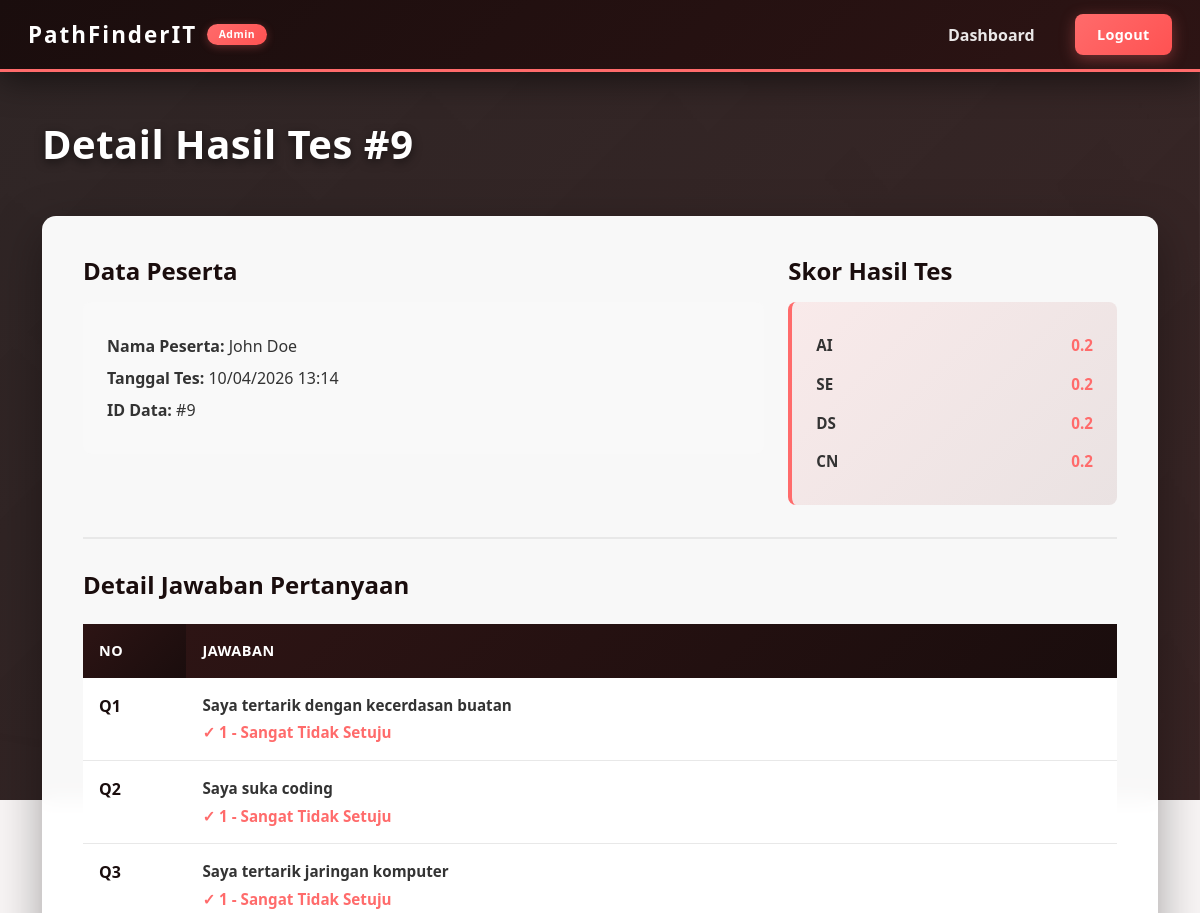
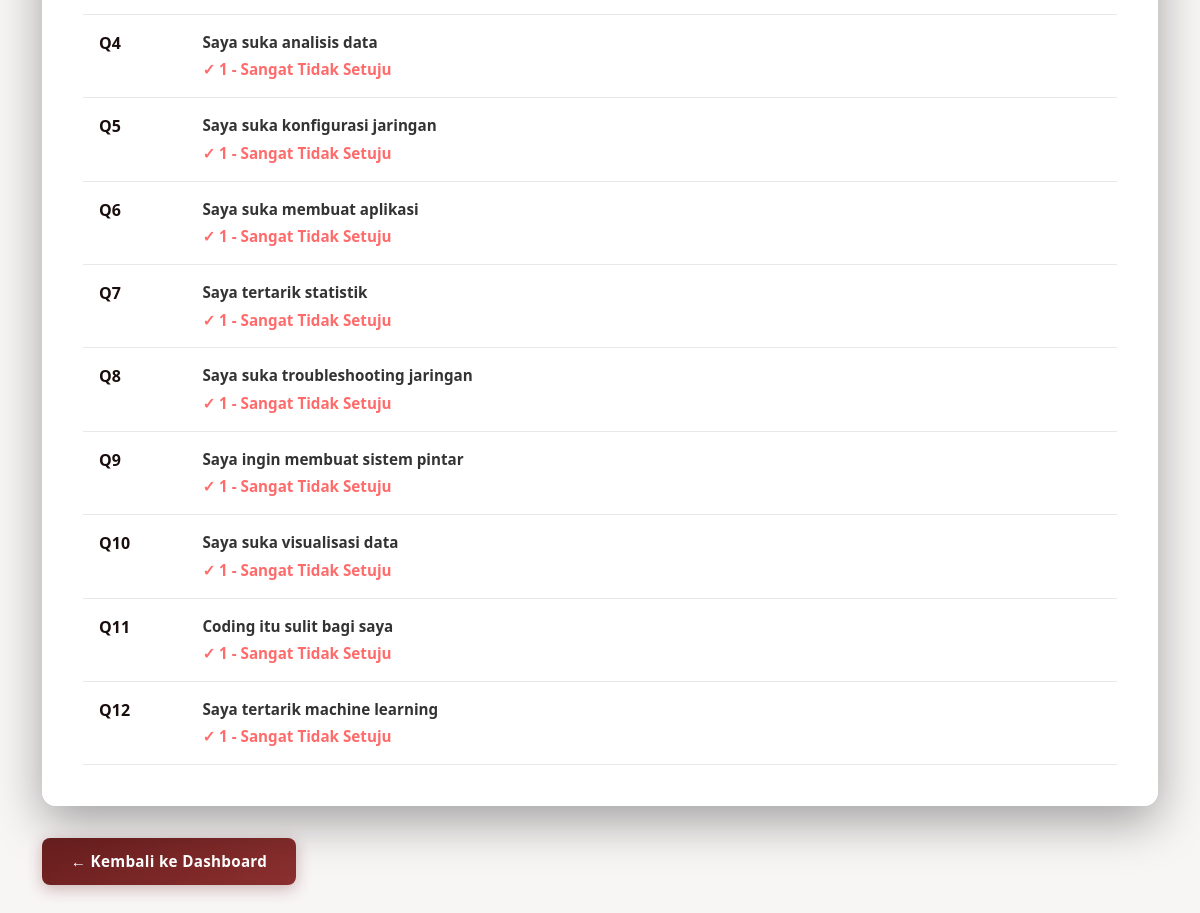
The app's page /admin/detail.php?id=9 (signed in) with its own data (2 pictures, top to bottom).
### tables this page shows
CREATE TABLE `results` (
  `id` int NOT NULL,
  `name` varchar(100) DEFAULT NULL,
  `q1` int DEFAULT NULL,
  `q2` int DEFAULT NULL,
  `q3` int DEFAULT NULL,
  `q4` int DEFAULT NULL,
  `q5` int DEFAULT NULL,
  `q6` int DEFAULT NULL,
  `q7` int DEFAULT NULL,
  `q8` int DEFAULT NULL,
  `q9` int DEFAULT NULL,
  `q10` int DEFAULT NULL,
  `q11` int DEFAULT NULL,
  `q12` int DEFAULT NULL,
  `ai_score` float DEFAULT NULL,
  `se_score` float DEFAULT NULL,
  `ds_score` float DEFAULT NULL,
  `cn_score` float DEFAULT NULL,
  `created_at` timestamp NULL DEFAULT CURRENT_TIMESTAMP
);

### admin/detail.php (the view, shortened to what this page needs)
<?php
include '../config/connection.php';
$id = $_GET['id'];
$query = mysqli_query($conn, "SELECT * FROM results WHERE id='$id'");
$data = mysqli_fetch_assoc($query);
?>
<!DOCTYPE html>
<html>
<head>
    <link href="https://cdn.jsdelivr.net/npm/bootstrap@5.3.0/dist/css/bootstrap.min.css" rel="stylesheet">
    <link rel="stylesheet" href="../assets/style.css">
</head>
<body>
    <div class="admin-page-content">
        <?php include '../components/navbar-admin.php'; ?>
        <div class="admin-page-main">
            <div class="container">
                <h1 class="admin-page-title">Detail Hasil Tes #<?= htmlspecialchars($id) ?></h1>
                <div class="admin-detail-card">
                    <div class="row mb-4">
                        <div class="col-md-8">
                            <h4 style="color: #1a0d0d; font-weight: 700; margin-bottom: 1rem;">Data Peserta</h4>
                            <div style="background: #f9f9f9; padding: 1.5rem; border-radius: 8px; margin-bottom: 2rem;">
                                <p style="margin: 0.5rem 0; color: #333;"><strong>Nama Peserta:</strong> <?= htmlspecialchars($data['name'] ?: 'Tidak diisi') ?></p>
                                <p style="margin: 0.5rem 0; color: #333;"><strong>Tanggal Tes:</strong> <?= date("d/m/Y H:i", strtotime($data['created_at'])) ?></p>
                                <p style="margin: 0.5rem 0; color: #333;"><strong>ID Data:</strong> #<?= htmlspecialchars($id) ?></p>
                            </div>
                        </div>
                        <div class="col-md-4">
                            <h4 style="color: #1a0d0d; font-weight: 700; margin-bottom: 1rem;">Skor Hasil Tes</h4>
                            <div style="background: linear-gradient(135deg, rgba(255, 107, 107, 0.1), rgba(107, 31, 31, 0.1)); padding: 1.5rem; border-radius: 8px; border-left: 4px solid #ff6b6b;">
                                <table style="width: 100%; font-size: 0.95rem;">
                                    <tr>
                                        <td style="padding: 0.5rem 0; color: #333;"><strong>AI</strong></td>
                                        <td style="padding: 0.5rem 0; text-align: right; color: #ff6b6b; font-weight: 700;"><?= round($data['ai_score'], 4) ?></td>
                                    </tr>
                                    <tr>
                                        <td style="padding: 0.5rem 0; color: #333;"><strong>SE</strong></td>
                                        <td style="padding: 0.5rem 0; text-align: right; color: #ff6b6b; font-weight: 700;"><?= round($data['se_score'], 4) ?></td>
                                    </tr>
                                    <tr>
                                        <td style="padding: 0.5rem 0; color: #333;"><strong>DS</strong></td>
                                        <td style="padding: 0.5rem 0; text-align: right; color: #ff6b6b; font-weight: 700;"><?= round($data['ds_score'], 4) ?></td>
                                    </tr>
                                    <tr>
                                        <td style="padding: 0.5rem 0; color: #333;"><strong>CN</strong></td>
                                        <td style="padding: 0.5rem 0; text-align: right; color: #ff6b6b; font-weight: 700;"><?= round($data['cn_score'], 4) ?></td>
                                    </tr>
                                </table>
                            </div>
                        </div>
                    </div>
                    <h4 style="color: #1a0d0d; font-weight: 700; margin-bottom: 1.5rem; margin-top: 2rem; padding-top: 2rem; border-top: 2px solid #e8e8e8;">Detail Jawaban Pertanyaan</h4>
                    <table class="table">
                        <thead>
                            <tr>
                                <th style="width: 10%;">No</th>
                                <th style="width: 90%;">Jawaban</th>
                            </tr>
                        </thead>
                        <tbody>
                            <?php
                                $questions = [
                                    "Saya tertarik dengan kecerdasan buatan",
                                    "Saya suka coding",
                                    "Saya tertarik jaringan komputer",
                                    "Saya suka analisis data",
                                    "Saya suka konfigurasi jaringan",
                                    "Saya suka membuat aplikasi",
                                    "Saya tertarik statistik",
                                    "Saya suka troubleshooting jaringan",
                                    "Saya ingin membuat sistem pintar",
                                    "Saya suka visualisasi data",
                                    "Coding itu sulit bagi saya",
                                    "Saya tertarik machine learning"
                                ];
                                for ($i=1;$i<=12;$i++) {
                                    $answer = $data["q$i"];
                                    $labels = ["1 - Sangat Tidak Setuju", "2 - Tidak Setuju", "3 - Netral", "4 - Setuju", "5 - Sangat Setuju"];
                            ?>
                            <tr>
                                <td style="font-weight: 600; color: #1a0d0d;">Q<?= $i ?></td>
                                <td>
                                    <div style="font-size: 0.95rem; color: #333;">
                                        <strong><?= $questions[$i-1] ?></strong><br>
                                        <span style="color: #ff6b6b; font-weight: 600; margin-top: 0.3rem; display: inline-block;">
                                            ✓ <?= isset($labels[$answer-1]) ? $labels[$answer-1] : 'Tidak menjawab' ?>
                                        </span>
                                    </div>
                                </td>
                            </tr>
                            <?php } ?>
                        </tbody>
                    </table>
                </div>
                <a href="index.php" class="admin-btn-back">
                    ← Kembali ke Dashboard
                </a>
            </div>
        </div>
    </div>
</body>
</html>

### assets/style.css (style rules this page uses)
body { margin: 0; font-family: "Segoe UI", sans-serif; background: #f8f5f5; color: white; }
.admin-page-content { position: relative; z-index: 1; display: flex; flex-direction: column; min-height: 100vh; }
.admin-page-main { flex: 1; padding: 3rem 0; }
.admin-page-title { color: white; font-weight: 700; margin-bottom: 3rem; font-size: 2.5rem; text-shadow: 0 3px 10px rgba(0, 0, 0, 0.5); letter-spacing: 0.5px; }
.admin-detail-card { background: rgba(255, 255, 255, 0.97); border-radius: 14px; padding: 2.5rem; box-shadow: 0 16px 48px rgba(0, 0, 0, 0.35); backdrop-filter: blur(10px); margin-bottom: 2rem; border: 1px solid rgba(255, 255, 255, 0.2); }
.admin-detail-card .table { background: transparent; margin-bottom: 0; color: #333; }
.admin-detail-card .table tbody tr { border-bottom: 1px solid #e8e8e8; transition: all 0.2s ease; }
.admin-detail-card .table th { color: white; background: linear-gradient(135deg, #2d1414, #1a0d0d); font-weight: 700; padding: 1rem; border: none; letter-spacing: 0.5px; font-size: 0.9rem; text-transform: uppercase; }
.admin-detail-card .table td { color: #333; padding: 1rem; font-weight: 500; }
.admin-btn-back { background: linear-gradient(135deg, #6b1f1f, #8b2f2f); color: white; border: none; padding: 0.75rem 1.8rem; border-radius: 8px; font-weight: 600; transition: all 0.3s ease; text-decoration: none; display: inline-block; box-shadow: 0 4px 15px rgba(107, 31, 31, 0.3); cursor: pointer; letter-spacing: 0.3px; font-size: 0.95rem; }

### records on screen
results: name "John Doe", created_at "10/04/2026 13:14", ai_score "0.2", se_score "0.2", ds_score "0.2", cn_score "0.2", q1 "1 - Sangat Tidak Setuju", q2 "1 - Sangat Tidak Setuju", q3 "1 - Sangat Tidak Setuju", q4 "1 - Sangat Tidak Setuju", q5 "1 - Sangat Tidak Setuju", q6 "1 - Sangat Tidak Setuju", q7 "1 - Sangat Tidak Setuju", q8 "1 - Sangat Tidak Setuju", q9 "1 - Sangat Tidak Setuju", q10 "1 - Sangat Tidak Setuju", q11 "1 - Sangat Tidak Setuju", q12 "1 - Sangat Tidak Setuju"

### other values on screen
$id "9"
$questions[$i-1] "Saya tertarik dengan kecerdasan buatan"
$questions[$i-1] "Saya suka coding"
$questions[$i-1] "Saya tertarik jaringan komputer"
$questions[$i-1] "Saya suka analisis data"
$questions[$i-1] "Saya suka konfigurasi jaringan"
$questions[$i-1] "Saya suka membuat aplikasi"
$questions[$i-1] "Saya tertarik statistik"
$questions[$i-1] "Saya suka troubleshooting jaringan"
$questions[$i-1] "Saya ingin membuat sistem pintar"
$questions[$i-1] "Saya suka visualisasi data"
$questions[$i-1] "Coding itu sulit bagi saya"
$questions[$i-1] "Saya tertarik machine learning"
